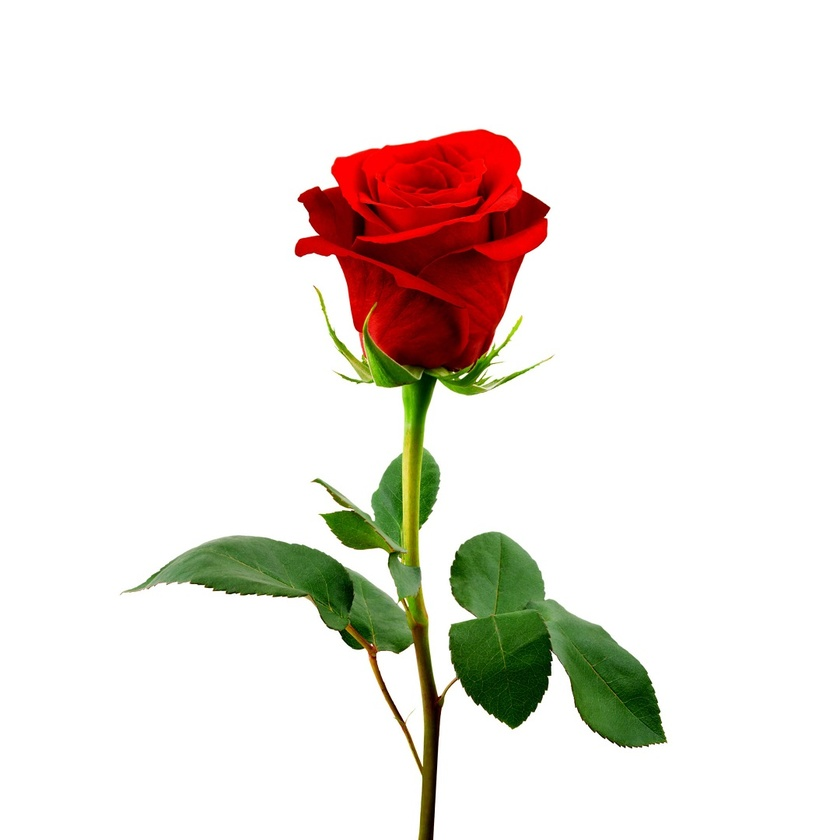
#> input picture Kepek/rozsa.jpg, 840 x 840 px, shrunk from 1080 x 1080 before the run, found by its file name
$ python ora7.py
#> lines starting #> are read from the running program, lines starting #| are printed output that depends on the picture; after the words box and inside, x2 and y2 are one past the last pixel; in counts of white or black regions, pixels touching at a corner belong together
import cv2
import numpy as np
import random
##Gyakorlás a ZH-ra, próbaZH megoldása

#Képjavítók, korrekciók: világosság, szűrők pl boxfilter median, életsítés, kontrasztkiegyenlítés (színes képnél a 3d-s tömbből csinálok egy 3db 2d-set)

#1. feladat
def ElsoFeladat():
    #eleresiut = input("Kép elérési útja: ")
    #beolvas = cv2.imread(eleresiut,1)
    beolvas = cv2.imread(".\\Kepek\\rozsa.jpg",1)
#> beolvas is the input picture: shape (840, 840, 3); mean B, G, R 222.3, 228.3, 234.6
    filtered = cv2.GaussianBlur(beolvas,(5,5),1.5)
    filtered = cv2.medianBlur(beolvas,5)
    cv2.imshow('Eredeti', filtered)
    cv2.waitKey(0)
    cv2.destroyAllWindows()

def MasodikFeladat():
    beolvas = cv2.imread(".\\Kepek\\kep1.jpg",0)
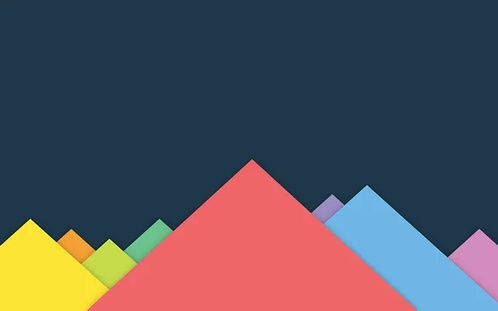
#> input picture Kepek/kep1.jpg, 498 x 311 px, shrunk from 640 x 400 before the run, found by its file name
#> beolvas: shape (311, 498); min 13, max 239, mean 83.3
    kernel = np.ones((5, 5), dtype=np.uint8)
    dilated = cv2.dilate(beolvas, kernel)
    eroded = cv2.erode(beolvas, kernel)
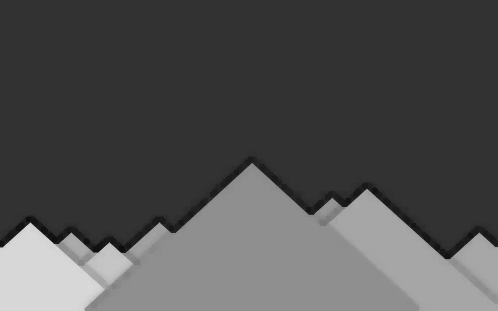
#> eroded: shape (311, 498); min 13, max 217, mean 80.8
    contures = dilated - eroded
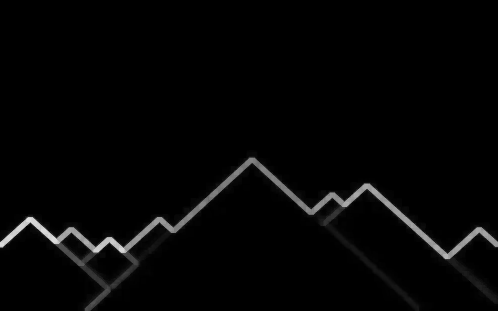
#> contures: shape (311, 498); min 0, max 223, mean 4.8
    cv2.imshow("Dilated", dilated)
    cv2.imshow("Eroded", eroded)
    cv2.imshow("Contures", contures)
    cv2.waitKey(0)
    cv2.destroyAllWindows()

def HarmadikFeladat():
    beolvas = cv2.imread(".\\Kepek\\rozsa.jpg",0)
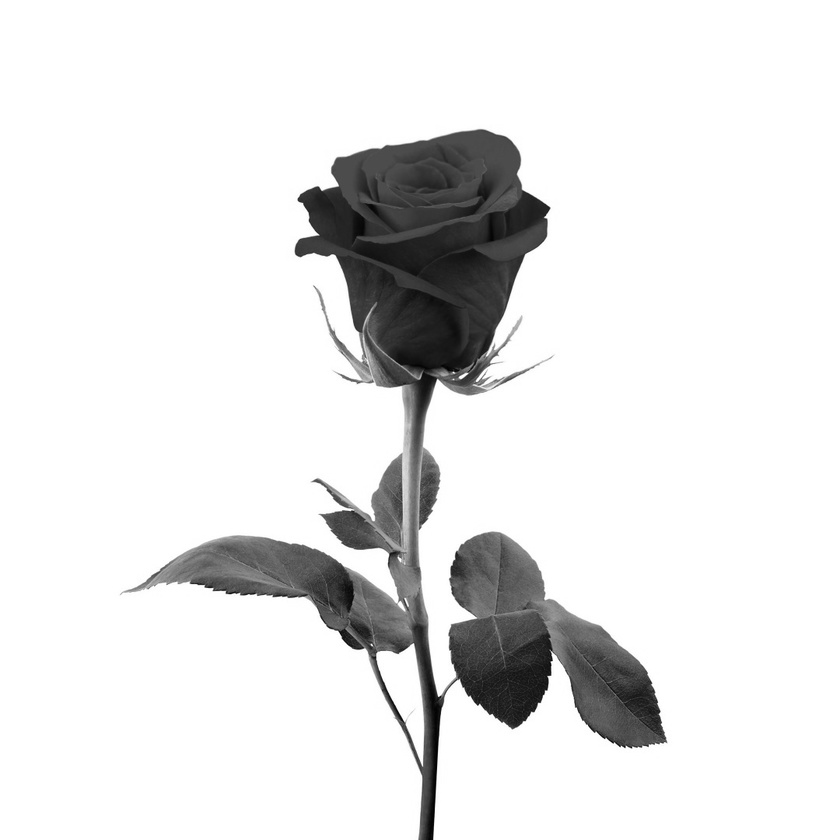
#> beolvas: shape (840, 840); min 0, max 255, mean 229.5
    thresh1 = cv2.threshold(beolvas, 50, 255, cv2.THRESH_BINARY)
    thresh = cv2.threshold(beolvas, 0,255,cv2.THRESH_BINARY | cv2.THRESH_OTSU)
    blockSize = 5
    thresh2 = cv2.adaptiveThreshold(beolvas, 255, cv2.ADAPTIVE_THRESH_MEAN_C,cv2.THRESH_BINARY,blockSize,2)
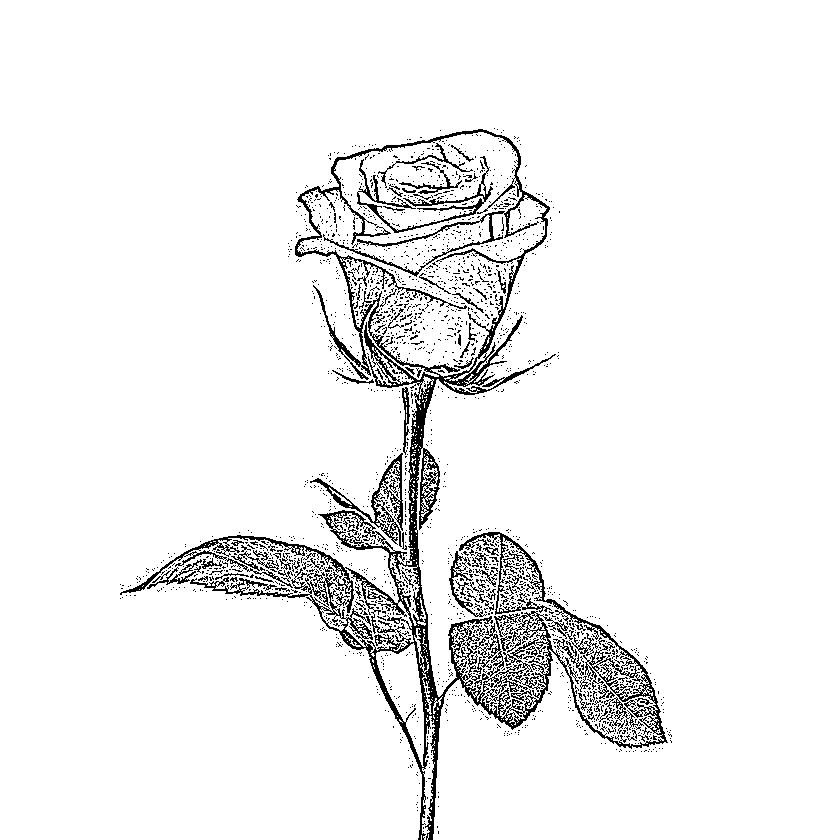
#> thresh2: shape (840, 840); 94.2% white; black in thin lines or dots, all inside (x1, y1, x2, y2) = (120, 128, 672, 840)
    cv2.imshow('Thresh1', thresh1[1])
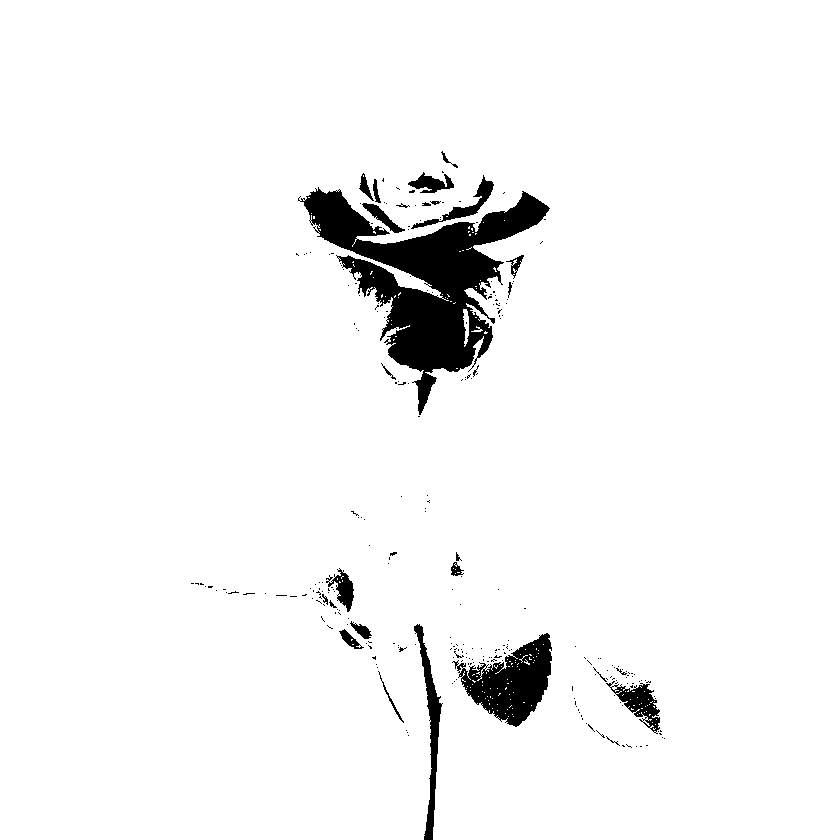
#> window 'Thresh1': shape (840, 840); 95.7% white; 272 black regions (244 under 20 px), largest, box (x1, y1, x2, y2) and area: (298, 187, 550, 415) 18676, (452, 633, 552, 727) 4663, (414, 624, 443, 840) 1632
    cv2.imshow('Thresh2', thresh[1])
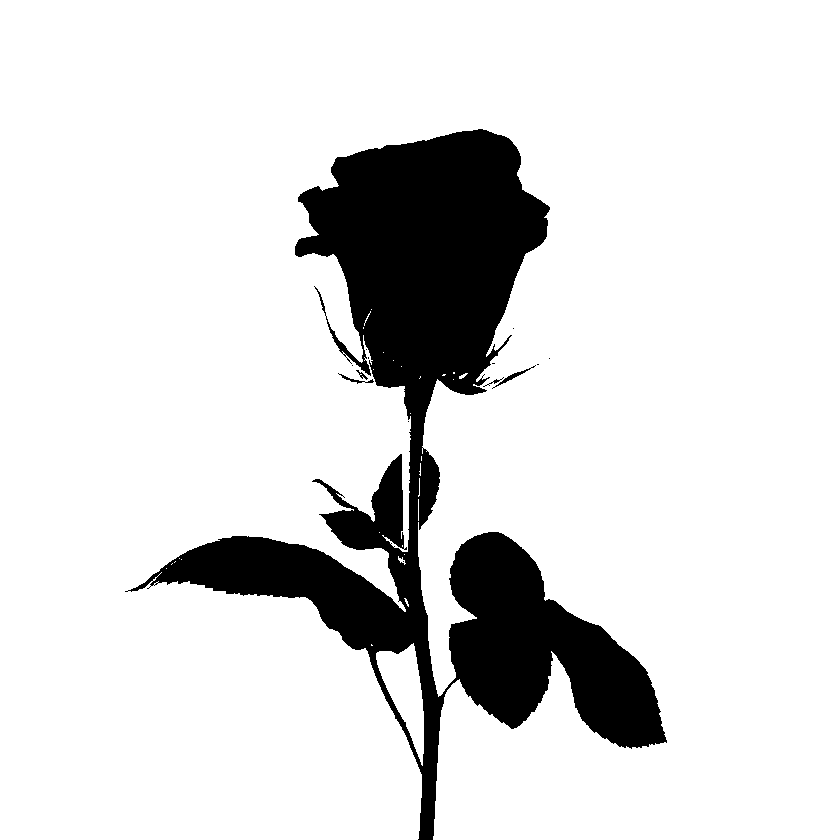
#> window 'Thresh2': shape (840, 840); 86.4% white; 14 black regions (9 under 20 px), largest, box (x1, y1, x2, y2) and area: (125, 129, 667, 840) 95659, (492, 365, 536, 389) 121, (338, 373, 374, 384) 78, (356, 370, 368, 380) 35, (483, 377, 504, 387) 33
    cv2.imshow('Thresh3', thresh2)
    cv2.waitKey(0)
    cv2.destroyAllWindows()

def NegyedikFeladat():
    beolvas = cv2.imread(".\\Kepek\\rozsa.jpg",1)
    hsv = cv2.cvtColor(beolvas, cv2.COLOR_RGB2HSV)
#> hsv: shape (840, 840, 3); mean H, S, V 17, 29.6, 237.8
    hue = int(input("hue="))
#> the answer given: 3
    hsv[:,:,0] += np.uint8((1 + hue / 100))
#> hsv: shape (840, 840, 3); mean H, S, V 18, 29.6, 237.8
    cv2.imshow('Eredeti Kép', beolvas)
    cv2.imshow('Módosított Kép', hsv)
    cv2.waitKey(0)
    cv2.destroyAllWindows()

ElsoFeladat()
MasodikFeladat()
HarmadikFeladat()
NegyedikFeladat()
